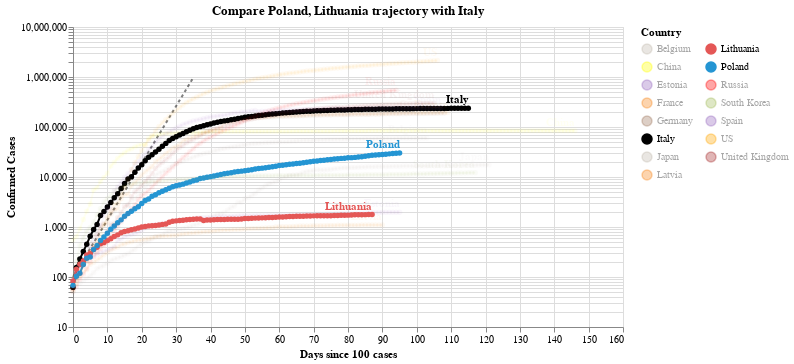

Notebook code cell kept with this figure:
### Code cell
#hide_input
chart2 = make_since_chart(dff2, ['Poland', 'Lithuania'], baseline_countries)
chart2

### Figure 1 — Vega-Lite specification as saved in the notebook (floating-point values rounded to 4 significant figures; data arrays with more than 128 entries replaced by an {"elided": "..."} marker saying what was removed)
{"config": {"view": {"continuousWidth": 400, "continuousHeight": 300}}, "layer": [{"data": {"name": "data-628230001892d6798b50651be41d1b3e"}, "mark": {"type": "line", "color": "black", "opacity": 0.5, "strokeDash": [3, 3]}, "encoding": {"x": {"type": "quantitative", "field": "Days since 100 cases"}, "y": {"type": "quantitative", "field": "Confirmed Cases"}}}, {"data": {"name": "data-a540b6a8e8d09bc67417ed32cccc459b"}, "mark": {"type": "line", "point": true}, "encoding": {"color": {"type": "nominal", "field": "Country", "legend": {"columns": 2}, "scale": {"domain": ["Belgium", "China", "Estonia", "France", "Germany", "Italy", "Japan", "Latvia", "Lithuania", "Poland", "Russia", "South Korea", "Spain", "US", "United Kingdom"], "range": ["#C1B7AD", "yellow", "#9467bd", "#F58518", "#9D755D", "black", "#C1B7AD", "#F58518", "#E45756", "#2495D3", "red", "#A1BA59", "#9467bd", "orange", "brown"]}}, "opacity": {"condition": {"value": 1, "selection": "selector004"}, "value": 0.05}, "tooltip": [{"type": "nominal", "field": "Country"}, {"type": "temporal", "field": "Date"}, {"type": "quantitative", "field": "Confirmed Cases"}, {"type": "quantitative", "field": "Days since 100 cases"}], "x": {"type": "quantitative", "field": "Days since 100 cases"}, "y": {"type": "quantitative", "field": "Confirmed Cases", "scale": {"type": "log"}}}, "selection": {"selector004": {"type": "multi", "fields": ["Country"], "bind": "legend", "init": [{"Country": "Poland"}, {"Country": "Lithuania"}, {"Country": "Italy"}]}}, "width": 550}, {"data": {"name": "data-a540b6a8e8d09bc67417ed32cccc459b"}, "mark": {"type": "text", "align": "right", "dy": -8, "fontWeight": "bold"}, "encoding": {"color": {"type": "nominal", "field": "Country", "legend": {"columns": 2}, "scale": {"domain": ["Belgium", "China", "Estonia", "France", "Germany", "Italy", "Japan", "Latvia", "Lithuania", "Poland", "Russia", "South Korea", "Spain", "US", "United Kingdom"], "range": ["#C1B7AD", "yellow", "#9467bd", "#F58518", "#9D755D", "black", "#C1B7AD", "#F58518", "#E45756", "#2495D3", "red", "#A1BA59", "#9467bd", "orange", "brown"]}}, "opacity": {"condition": {"value": 1, "selection": "selector004"}, "value": 0.05}, "text": {"type": "nominal", "field": "Country"}, "tooltip": [{"type": "nominal", "field": "Country"}, {"type": "temporal", "field": "Date"}, {"type": "quantitative", "field": "Confirmed Cases"}, {"type": "quantitative", "field": "Days since 100 cases"}], "x": {"type": "quantitative", "field": "Days since 100 cases"}, "y": {"type": "quantitative", "field": "Confirmed Cases", "scale": {"type": "log"}}}, "transform": [{"filter": "(datum['Date'] >= 1592265600000)"}], "width": 550}], "title": "Compare Poland, Lithuania trajectory with Italy", "$schema": "https://vega.github.io/schema/vega-lite/v4.0.2.json", "datasets": {"data-628230001892d6798b50651be41d1b3e": [{"Days since 100 cases": 0, "Confirmed Cases": 100.0}, {"Days since 100 cases": 1, "Confirmed Cases": 130.0}, {"Days since 100 cases": 2, "Confirmed Cases": 169.0}, {"Days since 100 cases": 3, "Confirmed Cases": 219.7}, {"Days since 100 cases": 4, "Confirmed Cases": 285.6}, {"Days since 100 cases": 5, "Confirmed Cases": 371.3}, {"Days since 100 cases": 6, "Confirmed Cases": 482.7}, {"Days since 100 cases": 7, "Confirmed Cases": 627.5}, {"Days since 100 cases": 8, "Confirmed Cases": 815.7}, {"Days since 100 cases": 9, "Confirmed Cases": 1060.0}, {"Days since 100 cases": 10, "Confirmed Cases": 1379.0}, {"Days since 100 cases": 11, "Confirmed Cases": 1792.0}, {"Days since 100 cases": 12, "Confirmed Cases": 2330.0}, {"Days since 100 cases": 13, "Confirmed Cases": 3029.0}, {"Days since 100 cases": 14, "Confirmed Cases": 3937.0}, {"Days since 100 cases": 15, "Confirmed Cases": 5119.0}, {"Days since 100 cases": 16, "Confirmed Cases": 6654.0}, {"Days since 100 cases": 17, "Confirmed Cases": 8650.0}, {"Days since 100 cases": 18, "Confirmed Cases": 11250.0}, {"Days since 100 cases": 19, "Confirmed Cases": 14620.0}, {"Days since 100 cases": 20, "Confirmed Cases": 19000.0}, {"Days since 100 cases": 21, "Confirmed Cases": 24710.0}, {"Days since 100 cases": 22, "Confirmed Cases": 32120.0}, {"Days since 100 cases": 23, "Confirmed Cases": 41750.0}, {"Days since 100 cases": 24, "Confirmed Cases": 54280.0}, {"Days since 100 cases": 25, "Confirmed Cases": 70560.0}, {"Days since 100 cases": 26, "Confirmed Cases": 91730.0}, {"Days since 100 cases": 27, "Confirmed Cases": 119300.0}, {"Days since 100 cases": 28, "Confirmed Cases": 155000.0}, {"Days since 100 cases": 29, "Confirmed Cases": 201500.0}, {"Days since 100 cases": 30, "Confirmed Cases": 262000.0}, {"Days since 100 cases": 31, "Confirmed Cases": 340600.0}, {"Days since 100 cases": 32, "Confirmed Cases": 442800.0}, {"Days since 100 cases": 33, "Confirmed Cases": 575600.0}, {"Days since 100 cases": 34, "Confirmed Cases": 748300.0}, {"Days since 100 cases": 35, "Confirmed Cases": 972800.0}], "data-a540b6a8e8d09bc67417ed32cccc459b": {"elided": "1613 records"}}}
